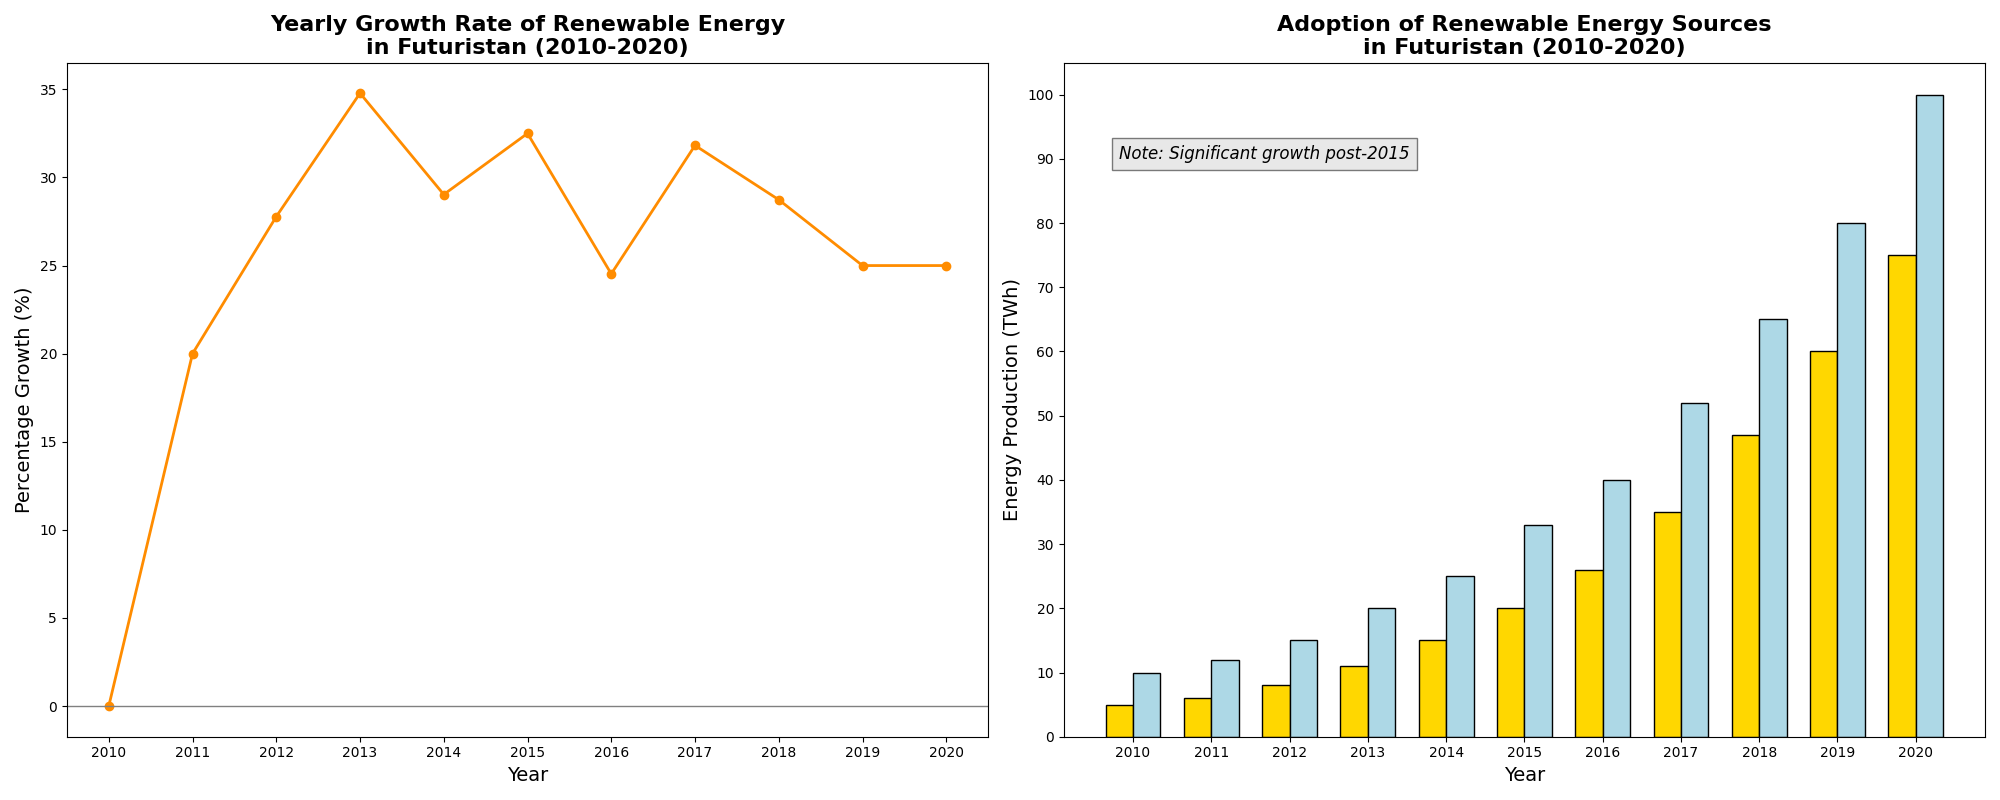

Here is the Python script that generated this plot:
import matplotlib.pyplot as plt
import numpy as np

years = np.arange(2010, 2021)
solar_energy = np.array([5, 6, 8, 11, 15, 20, 26, 35, 47, 60, 75])
wind_energy = np.array([10, 12, 15, 20, 25, 33, 40, 52, 65, 80, 100])
cumulative_energy = solar_energy + wind_energy
percentage_growth = np.zeros(len(years))
percentage_growth[1:] = 100 * (cumulative_energy[1:] - cumulative_energy[:-1]) / cumulative_energy[:-1]

fig, axs = plt.subplots(1, 2, figsize=(20, 8))

axs[0].plot(years, percentage_growth, marker='o', color='darkorange', linewidth=2)
axs[0].set_title('Yearly Growth Rate of Renewable Energy\nin Futuristan (2010-2020)', fontsize=16, fontweight='bold')
axs[0].set_xlabel('Year', fontsize=14)
axs[0].set_ylabel('Percentage Growth (%)', fontsize=14)
axs[0].set_xticks(years)
axs[0].axhline(0, color='grey', linewidth=1)

bar_width = 0.35
x_solar = np.arange(len(years))
x_wind = x_solar + bar_width

axs[1].bar(x_solar, solar_energy, width=bar_width, color='gold', edgecolor='black')
axs[1].bar(x_wind, wind_energy, width=bar_width, color='lightblue', edgecolor='black')

axs[1].set_title('Adoption of Renewable Energy Sources\nin Futuristan (2010-2020)', fontsize=16, fontweight='bold')
axs[1].set_xlabel('Year', fontsize=14)
axs[1].set_ylabel('Energy Production (TWh)', fontsize=14)
axs[1].set_xticks(x_solar + bar_width / 2)
axs[1].set_xticklabels(years)
axs[1].set_yticks(np.arange(0, 110, 10))
axs[1].text(0, 90, 'Note: Significant growth post-2015', fontsize=12, style='italic',
            bbox={'facecolor': 'lightgray', 'alpha': 0.5, 'pad': 5})

plt.tight_layout()
plt.show()
